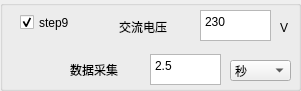
  <widget class="QGroupBox" name="groupBox_15">
   <property name="geometry">
    <rect>
     <x>290</x>
     <y>420</y>
     <width>301</width>
     <height>91</height>
    </rect>
   </property>
   <property name="title">
    <string/>
   </property>
   <widget class="QLabel" name="label_177">
    <property name="geometry">
     <rect>
      <x>280</x>
      <y>20</y>
      <width>16</width>
      <height>16</height>
     </rect>
    </property>
    <property name="text">
     <string>V</string>
    </property>
   </widget>
   <widget class="QCheckBox" name="checkBox_S9">
    <property name="geometry">
     <rect>
      <x>20</x>
      <y>12</y>
      <width>81</width>
      <height>21</height>
     </rect>
    </property>
    <property name="text">
     <string>step9</string>
    </property>
    <property name="checked">
     <bool>true</bool>
    </property>
   </widget>
   <widget class="QLabel" name="label_179">
    <property name="geometry">
     <rect>
      <x>119</x>
      <y>17</y>
      <width>71</width>
      <height>20</height>
     </rect>
    </property>
    <property name="text">
     <string>交流电压</string>
    </property>
   </widget>
   <widget class="QTextEdit" name="textEdit_S9_TIME">
    <property name="geometry">
     <rect>
      <x>150</x>
      <y>54</y>
      <width>71</width>
      <height>31</height>
     </rect>
    </property>
    <property name="html">
     <string>&lt;!DOCTYPE HTML PUBLIC &quot;-//W3C//DTD HTML 4.0//EN&quot; &quot;http://www.w3.org/TR/REC-html40/strict.dtd&quot;&gt;
&lt;html&gt;&lt;head&gt;&lt;meta name=&quot;qrichtext&quot; content=&quot;1&quot; /&gt;&lt;style type=&quot;text/css&quot;&gt;
p, li { white-space: pre-wrap; }
&lt;/style&gt;&lt;/head&gt;&lt;body style=&quot; font-family:'宋体'; font-size:10pt; font-weight:400; font-style:normal;&quot;&gt;
&lt;p style=&quot; margin-top:0px; margin-bottom:0px; margin-left:0px; margin-right:0px; -qt-block-indent:0; text-indent:0px;&quot;&gt;&lt;span style=&quot; font-family:'SimSun'; font-size:9pt;&quot;&gt;2.5&lt;/span&gt;&lt;/p&gt;&lt;/body&gt;&lt;/html&gt;</string>
    </property>
   </widget>
   <widget class="QTextEdit" name="textEdit_S9_AC_VOLT">
    <property name="geometry">
     <rect>
      <x>200</x>
      <y>10</y>
      <width>71</width>
      <height>31</height>
     </rect>
    </property>
    <property name="html">
     <string>&lt;!DOCTYPE HTML PUBLIC &quot;-//W3C//DTD HTML 4.0//EN&quot; &quot;http://www.w3.org/TR/REC-html40/strict.dtd&quot;&gt;
&lt;html&gt;&lt;head&gt;&lt;meta name=&quot;qrichtext&quot; content=&quot;1&quot; /&gt;&lt;style type=&quot;text/css&quot;&gt;
p, li { white-space: pre-wrap; }
&lt;/style&gt;&lt;/head&gt;&lt;body style=&quot; font-family:'宋体'; font-size:10pt; font-weight:400; font-style:normal;&quot;&gt;
&lt;p style=&quot; margin-top:0px; margin-bottom:0px; margin-left:0px; margin-right:0px; -qt-block-indent:0; text-indent:0px;&quot;&gt;&lt;span style=&quot; font-family:'SimSun'; font-size:9pt;&quot;&gt;230&lt;/span&gt;&lt;/p&gt;&lt;/body&gt;&lt;/html&gt;</string>
    </property>
   </widget>
   <widget class="QLabel" name="label_180">
    <property name="geometry">
     <rect>
      <x>70</x>
      <y>60</y>
      <width>71</width>
      <height>20</height>
     </rect>
    </property>
    <property name="text">
     <string>数据采集</string>
    </property>
   </widget>
   <widget class="QComboBox" name="comboBox_S9_TIME">
    <property name="geometry">
     <rect>
      <x>230</x>
      <y>60</y>
      <width>61</width>
      <height>21</height>
     </rect>
    </property>
    <item>
     <property name="text">
      <string>秒</string>
     </property>
    </item>
    <item>
     <property name="text">
      <string>毫秒</string>
     </property>
    </item>
    <item>
     <property name="text">
      <string>分钟</string>
     </property>
    </item>
   </widget>
  </widget>
